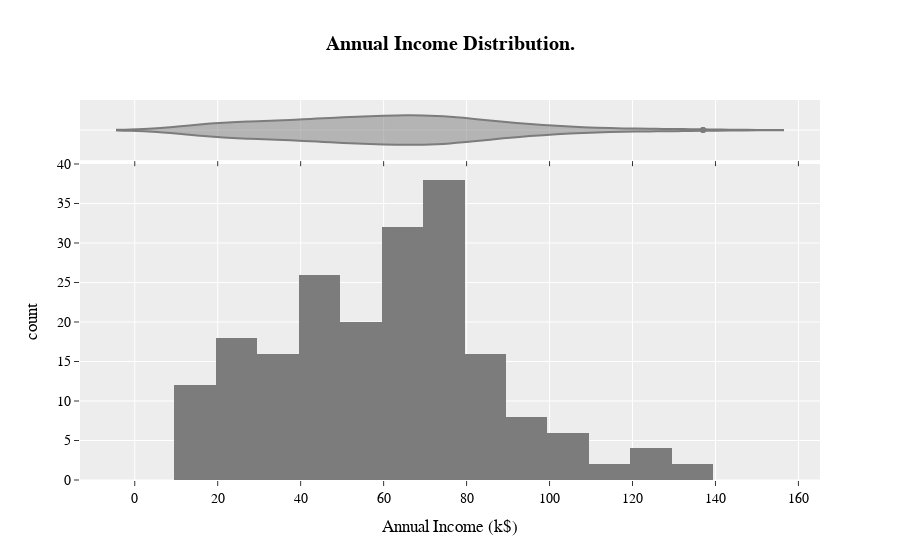

Notebook code cell kept with this figure:
### Code cell
fig = px.histogram(data_frame=df, x="Annual Income (k$)", marginal="violin",
             color_discrete_sequence= px.colors.qualitative.Antique_r,
             title="<b>Annual Income distribution.".title())

# Customize the layout
fig.update_layout(xaxis_title="Annual Income (k$)",
                    font=dict(
                        family="Courier New, monospace",
                        size=14,
                        color="black"))


fig.show()

### Figure 1 — Plotly figure (JSON) as saved in the notebook; plotly's stock layout.template omitted (floating-point values rounded to 4 significant figures; data arrays with more than 128 entries replaced by an {"elided": "..."} marker saying what was removed)
{"data": [{"alignmentgroup": "True", "bingroup": "x", "hovertemplate": "Annual Income (k$)=%{x}<br>count=%{y}<extra></extra>", "legendgroup": "", "marker": {"color": "rgb(124, 124, 124)", "pattern": {"shape": ""}}, "name": "", "offsetgroup": "", "orientation": "v", "showlegend": false, "type": "histogram", "x": {"elided": "200 int values"}, "xaxis": "x", "yaxis": "y"}, {"alignmentgroup": "True", "hovertemplate": "Annual Income (k$)=%{x}<extra></extra>", "legendgroup": "", "marker": {"color": "rgb(124, 124, 124)"}, "name": "", "offsetgroup": "", "scalegroup": "x", "showlegend": false, "type": "violin", "x": {"elided": "200 int values"}, "xaxis": "x2", "yaxis": "y2"}], "layout": {"barmode": "relative", "font": {"color": "black", "family": "Courier New, monospace", "size": 14}, "legend": {"tracegroupgap": 0}, "title": {"text": "<B>Annual Income Distribution."}, "xaxis": {"anchor": "y", "domain": [0, 1], "title": {"text": "Annual Income (k$)"}}, "xaxis2": {"anchor": "y2", "domain": [0, 1], "matches": "x", "showticklabels": false}, "yaxis": {"anchor": "x", "domain": [0, 0.8316], "title": {"text": "count"}}, "yaxis2": {"anchor": "x2", "domain": [0.8416, 1], "matches": "y2", "showline": false, "showticklabels": false, "ticks": ""}}}
